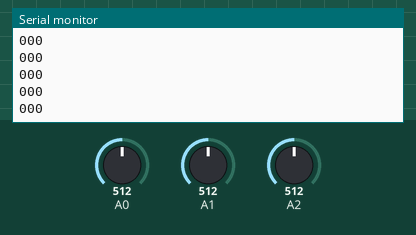
Bench run of a sketch on a simulated Arduino Uno, built with avr-gcc and run on an emulated ATmega328P. Parts: the last lines printed to the serial monitor. The test bench sets the inputs (shaded band); at power-on: A0 = 512, A1 = 512, A2 = 512.

Above: at 1.2 s.
1.3 s: A0 set to 340
At 1.63 s:
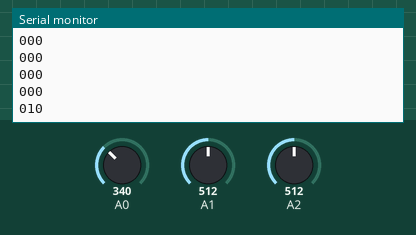
2.8 s: A1 set to 340
At 2.84 s:
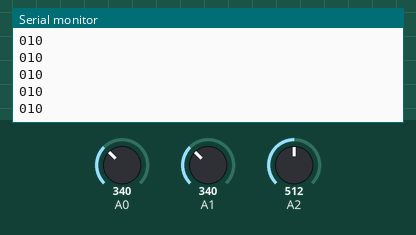
4.3 s: A2 set to 340
At 4.34 s:
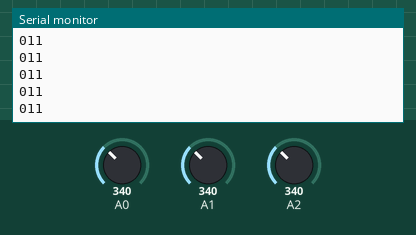
5.8 s: A0 set to 360
At 5.85 s:
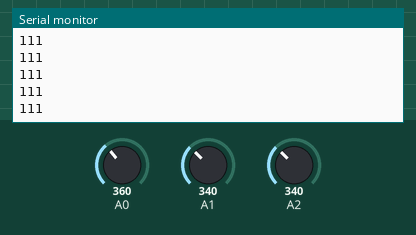
7.3 s: A1 set to 360
At 7.35 s:
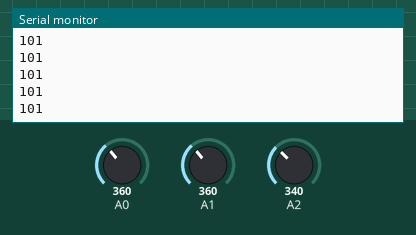
Timing chart, 0 to 9.8 s (numbered marks = the images above; inputs shaded):
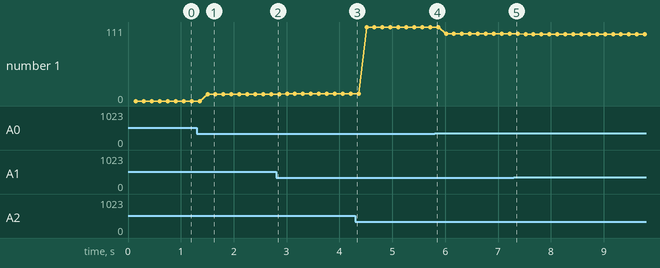

The sketch:

pruebaSensores.ino
```cpp
int p1;
int p2;
int p3;
char trama[3];
String tram;
void setup() {
  Serial.begin(9600);


}

void loop() {
  tram = "";
  trama[0] = '0';
  trama[1] = '0';
  trama[2] = '0';

  p1 = analogRead(A2); //Sube
  p2 = analogRead(A0);//Baja
  p3 = analogRead(A1); //UNDo


  if(p1 <=350 ){
    trama[0]='1';

  }
   if(p2 <=350 ){
    trama[1]='1';

  }
   if(p3 <=350 ){
    trama[2]='1';

  }
  for(int i = 0; i<3; i++){
    tram+= trama[i];
  }

  delay(150);
  Serial.println(tram);

}
```

Measured:
- after the input at 1.3 s, the serial monitor: prints a new line after 0.20 s (image 1)
- plotted number 1: 0 → 10 after the input at 1.3 s, 10 → 11 after the input at 2.8 s, 11 → 111 after the input at 4.3 s, 111 → 101 after the input at 5.8 s, 101 → 100 after the input at 7.3 s
